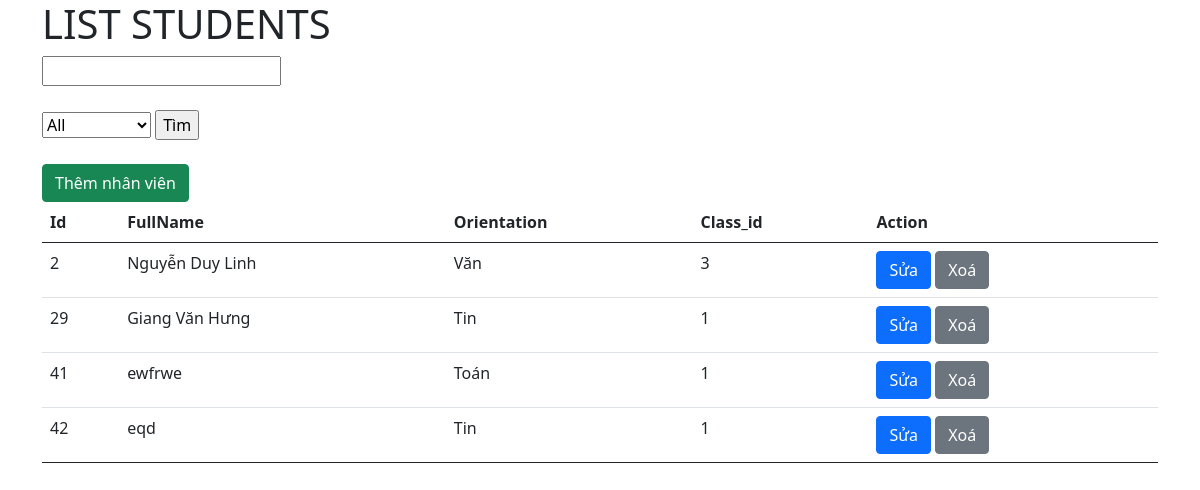
The page / on the database its author committed.
### tables this page shows
CREATE TABLE `Students` (
  `Id` int(11) NOT NULL,
  `FullName` varchar(50) NOT NULL,
  `Orientation` varchar(11) NOT NULL,
  `Class_id` int(11) NOT NULL
);

### Index.php (the view, shortened to what this page needs)
<?php
$servername = "localhost";
$username = "Thanhnx";
$password = "Thanh@0123";
$database= "ClassVsStudent";
$conn = new mysqli($servername, $username, $password,$database );
if(isset($_POST['Search'])){
  $valuetoSearch = $_POST['ValuetoSearch'];
  $select = $_POST['select'];
  If($select == 'all'){
    $sql = "SELECT * FROM `Students` WHERE CONCAT(`Id`, `FullName`, `Orientation`, `Class_id`) LIKE '%".$valuetoSearch."%'";
    $result = $conn->query($sql);
  }
  If($select == 'Id'){
    $sql = "SELECT * FROM `Students` WHERE CONCAT(`Id`) LIKE '%".$valuetoSearch."%'";
    $result = $conn->query($sql);
  }
  If($select == 'FullName'){
    $sql = "SELECT * FROM `Students` WHERE CONCAT(`FullName`) LIKE '%".$valuetoSearch."%'";
    $result = $conn->query($sql);
  }
  If($select == 'Orientation'){
    $sql = "SELECT * FROM `Students` WHERE CONCAT(`Orientation`) LIKE '%".$valuetoSearch."%'";
    $result = $conn->query($sql);
  }
  If($select == 'Class_id'){
    $sql = "SELECT * FROM `Students` WHERE CONCAT(`Class_id`) LIKE '%".$valuetoSearch."%'";
    $result = $conn->query($sql);
  }
}else{
  $sql = "SELECT * FROM Students";
  $result = $conn->query($sql);
}
?>
<!doctype html>
<html lang="vi">
<head>
    <link href="https://cdn.jsdelivr.net/npm/bootstrap@5.0.2/dist/css/bootstrap.min.css" rel="stylesheet">
</head>
<body>
<div class="container">
<h1>LIST STUDENTS</h1>
<form action="index.php" method="post">
  <input type ="text" name="ValuetoSearch" ><br><br>
  <select name="select" class="select" data-mdb-filter="true">
    <option value="all"> All   </option>
  </select>
  <input type ="submit" name='Search' value="Tìm"><br><br>
</form>
<a class="btn btn-success" href="/CRUD/add.php" role ="button">Thêm nhân viên</a>
<table  class="table">
  <thead>
    <tr>
      <th scope="col">Id</th>
      <th scope="col">FullName</th>
      <th scope="col">Orientation</th>
      <th scope="col">Class_id</th>
      <th scope="col">Action</th>
    </tr>
  </thead>
  <tbody>
  <?php
  while($row = $result->fetch_assoc()) {
    echo "
    <tr>
      <td>$row[Id]</td>
      <td>$row[FullName]</td>
      <td>$row[Orientation]</td>
      <td>$row[Class_id]</td>
      <td>
        <a class='btn btn-primary' href='http://localhost/CRUD/edit.php?Id=$row[Id]'>Sửa</a>
        <a class='btn btn-secondary' href='http://localhost/CRUD/delete.php?Id=$row[Id]'>Xoá</a>
      </td>
    </tr>";
  }
  ?>
  </tbody>
  </div>
  </body>
  </body>
</html>

### rows shown on the page
students: Id "2", FullName "Nguyễn Duy Linh", Orientation "Văn", Class "3"
students: Id "29", FullName "Giang Văn Hưng", Orientation "Tin", Class "1"
students: Id "41", FullName "ewfrwe", Orientation "Toán", Class "1"
students: Id "42", FullName "eqd", Orientation "Tin", Class "1"
